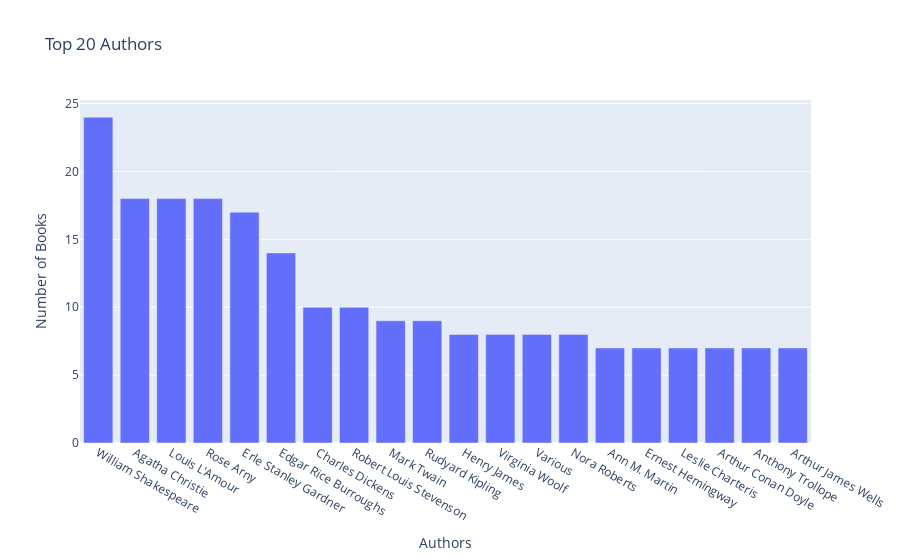

The notebook cell saved with this chart:
### Markdown cell above
#### Number of books by authors

### Code cell
# draw a bar plot for the top 20 authors using plotly excluding "Library of Congress. Copyright Office" and "DK"
import plotly.express as px

# group by 'authors' and count the number of books for each author and sort them in descending order
authors_books = books_sample.groupby('authors').size().sort_values(ascending=False)

# remove "Library of Congress. Copyright Office" and "DK"
authors_books = authors_books.drop(["Library of Congress. Copyright Office", "DK"])

fig = px.bar(authors_books.head(20), x=authors_books.head(20).index, y=authors_books.head(20).values, title='Top 20 Authors', labels={'x': 'Authors', 'y': 'Number of Books'})
fig.show()

### Figure 1 — Plotly figure (JSON) as saved in the notebook; plotly's stock layout.template omitted (floating-point values rounded to 4 significant figures)
{"data": [{"alignmentgroup": "True", "hovertemplate": "Authors=%{x}<br>Number of Books=%{y}<extra></extra>", "legendgroup": "", "marker": {"color": "#636efa", "pattern": {"shape": ""}}, "name": "", "offsetgroup": "", "orientation": "v", "showlegend": false, "textposition": "auto", "type": "bar", "x": ["William Shakespeare", "Agatha Christie", "Louis L'Amour", "Rose Arny", "Erle Stanley Gardner", "Edgar Rice Burroughs", "Charles Dickens", "Robert Louis Stevenson", "Mark Twain", "Rudyard Kipling", "Henry James", "Virginia Woolf", "Various", "Nora Roberts", "Ann M. Martin", "Ernest Hemingway", "Leslie Charteris", "Arthur Conan Doyle", "Anthony Trollope", "Arthur James Wells"], "xaxis": "x", "y": [24, 18, 18, 18, 17, 14, 10, 10, 9, 9, 8, 8, 8, 8, 7, 7, 7, 7, 7, 7], "yaxis": "y"}], "layout": {"barmode": "relative", "legend": {"tracegroupgap": 0}, "title": {"text": "Top 20 Authors"}, "xaxis": {"anchor": "y", "domain": [0, 1], "title": {"text": "Authors"}}, "yaxis": {"anchor": "x", "domain": [0, 1], "title": {"text": "Number of Books"}}}}
